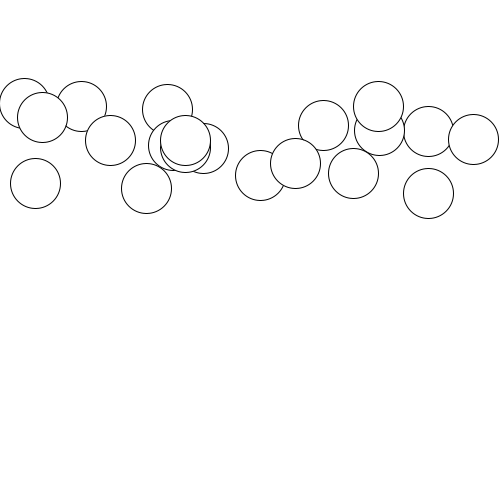
Frame 1 (no input)
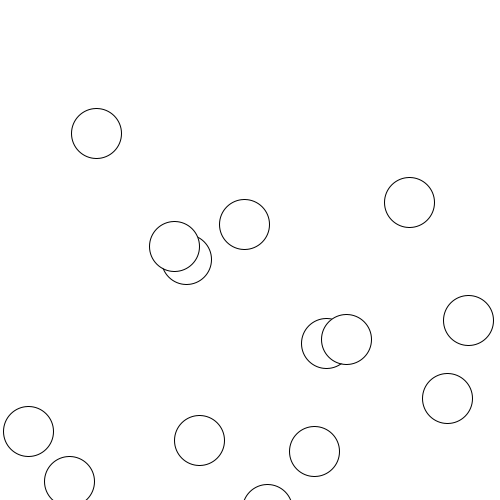
Frame 60 (the mouse pressed at the canvas centre just before this capture)
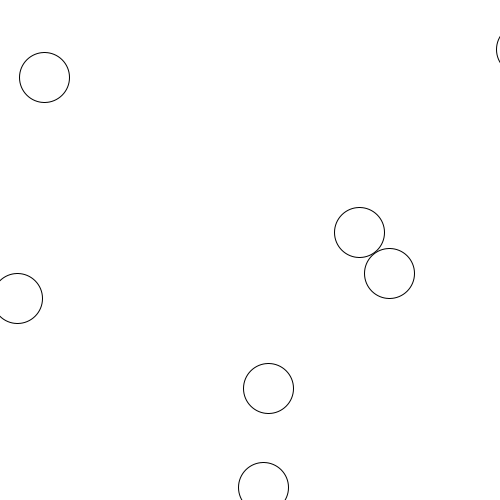
Frame 120 (the mouse held since frame 60 and released just before this capture)

The Processing sketch that drew these frames (run headless with seeded random() and noise(); from frame 60 on, the mouse is pressed at the canvas centre):

// Processing sketch: week07_3
// ── week07_3.pde
class Ball
{
  float x,y,vx,vy;
  boolean dead;
  Ball()
  {
    x=random(500);
    y=random(100,200);
    vx=random(-4,4);
    vy=random(-4,4);
    dead=false;
  }
  void draw()
  {
    if(dead==true) return;
    ellipse(x,y,50,50);
    if(dist(mouseX,mouseY,x,y)<50){
      dead=true;
    }
    x=x+vx;
    y=y+vy;
    y=y+vy;
    if(y>500 || y<0)vy=-vy;
    if(x>500 || x<0)vx=-vx;
    y=y+vy;
    if(y>500 || y<0) vy=-vy;
    if(x>500 || x<0) vx=-vx;
  }
}
Ball[] balls;
void setup()
{
  size(500,500);
  balls = new Ball[20];
  for(int i=0;i<20;i++)
  {
    balls[i]=new Ball();
  }
}
void draw()
{
  background(255);
  for(int i=0;i<20;i++)
  {
    balls[i].draw();
  }
}
